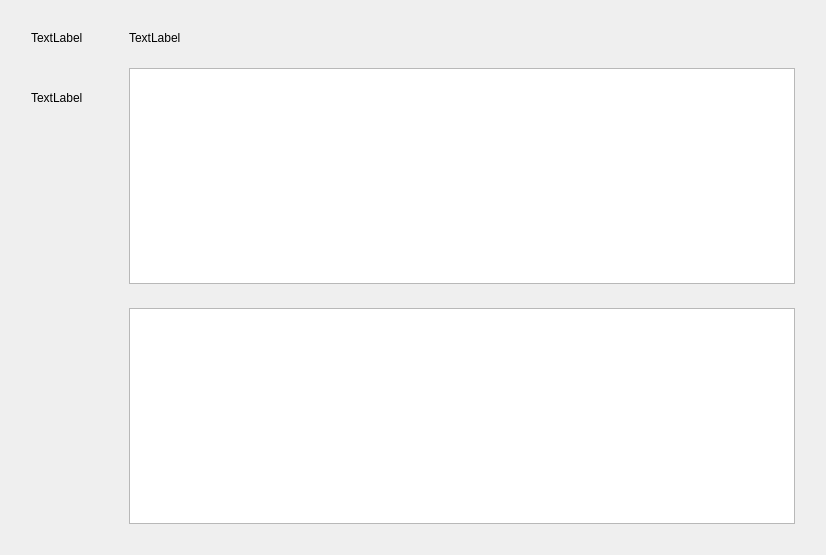
<?xml version="1.0" encoding="UTF-8"?>
<ui version="4.0">
 <class>Widget_user_notes</class>
 <widget class="QWidget" name="Widget_user_notes">
  <property name="geometry">
   <rect>
    <x>0</x>
    <y>0</y>
    <width>826</width>
    <height>555</height>
   </rect>
  </property>
  <property name="windowTitle">
   <string>Widget_user_notes</string>
  </property>
  <layout class="QHBoxLayout" name="horizontalLayout_2">
   <item>
    <layout class="QHBoxLayout" name="horizontalLayout">
     <property name="sizeConstraint">
      <enum>QLayout::SetNoConstraint</enum>
     </property>
     <property name="leftMargin">
      <number>20</number>
     </property>
     <property name="topMargin">
      <number>20</number>
     </property>
     <property name="rightMargin">
      <number>20</number>
     </property>
     <property name="bottomMargin">
      <number>20</number>
     </property>
     <item>
      <layout class="QVBoxLayout" name="verticalLayout">
       <property name="sizeConstraint">
        <enum>QLayout::SetNoConstraint</enum>
       </property>
       <item>
        <widget class="QLabel" name="UID_label">
         <property name="text">
          <string>TextLabel</string>
         </property>
        </widget>
       </item>
       <item>
        <spacer name="verticalSpacer_2">
         <property name="orientation">
          <enum>Qt::Vertical</enum>
         </property>
         <property name="sizeType">
          <enum>QSizePolicy::Fixed</enum>
         </property>
         <property name="sizeHint" stdset="0">
          <size>
           <width>20</width>
           <height>40</height>
          </size>
         </property>
        </spacer>
       </item>
       <item>
        <widget class="QLabel" name="UImage_label">
         <property name="text">
          <string>TextLabel</string>
         </property>
        </widget>
       </item>
       <item>
        <spacer name="verticalSpacer_3">
         <property name="orientation">
          <enum>Qt::Vertical</enum>
         </property>
         <property name="sizeType">
          <enum>QSizePolicy::Expanding</enum>
         </property>
         <property name="sizeHint" stdset="0">
          <size>
           <width>20</width>
           <height>40</height>
          </size>
         </property>
        </spacer>
       </item>
      </layout>
     </item>
     <item>
      <spacer name="horizontalSpacer_2">
       <property name="orientation">
        <enum>Qt::Horizontal</enum>
       </property>
       <property name="sizeType">
        <enum>QSizePolicy::Fixed</enum>
       </property>
       <property name="sizeHint" stdset="0">
        <size>
         <width>40</width>
         <height>20</height>
        </size>
       </property>
      </spacer>
     </item>
     <item>
      <layout class="QVBoxLayout" name="verticalLayout_2">
       <property name="sizeConstraint">
        <enum>QLayout::SetNoConstraint</enum>
       </property>
       <item>
        <widget class="QLabel" name="noteslist_label">
         <property name="text">
          <string>TextLabel</string>
         </property>
        </widget>
       </item>
       <item>
        <spacer name="verticalSpacer_5">
         <property name="orientation">
          <enum>Qt::Vertical</enum>
         </property>
         <property name="sizeType">
          <enum>QSizePolicy::Fixed</enum>
         </property>
         <property name="sizeHint" stdset="0">
          <size>
           <width>20</width>
           <height>17</height>
          </size>
         </property>
        </spacer>
       </item>
       <item>
        <widget class="QListView" name="notes_listView"/>
       </item>
       <item>
        <spacer name="verticalSpacer_6">
         <property name="orientation">
          <enum>Qt::Vertical</enum>
         </property>
         <property name="sizeType">
          <enum>QSizePolicy::Fixed</enum>
         </property>
         <property name="sizeHint" stdset="0">
          <size>
           <width>20</width>
           <height>18</height>
          </size>
         </property>
        </spacer>
       </item>
       <item>
        <widget class="QListWidget" name="notes_listWidget">
         <property name="resizeMode">
          <enum>QListView::Adjust</enum>
         </property>
        </widget>
       </item>
      </layout>
     </item>
    </layout>
   </item>
  </layout>
 </widget>
 <resources/>
 <connections/>
</ui>
